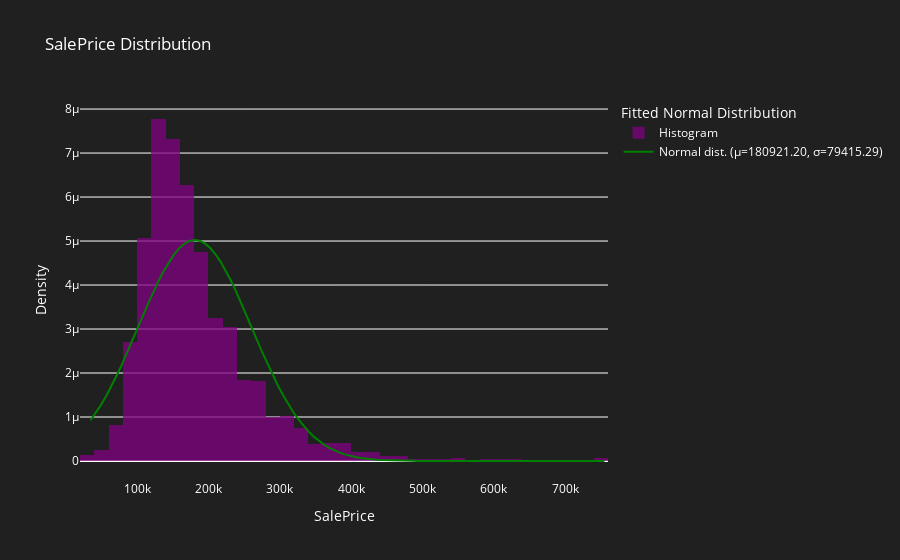

The code cell stored with this chart in its notebook:
### Code cell
import scipy.stats as stats

#Fit a normal distribution to the SalePrice data
mu, sigma = stats.norm.fit(df['SalePrice'])
mu, sigma 

#Create a histogram of the SalePrice column
hist_data = go.Histogram(x=df['SalePrice'], nbinsx=50, name="Histogram", opacity=0.75, histnorm='probability density', marker=dict(color='purple'))

# Calculate the normal distribution based on fiited parameters
x_norm = np.linspace(df['SalePrice'].min(),df['SalePrice'].max(), 100)
y_norm = stats.norm.pdf(x_norm, mu, sigma)

# Overlay

norm_data = go.Scatter(x=x_norm, y=y_norm, mode="lines", name=f"Normal dist. (μ={mu:.2f}, σ={sigma:.2f})", line=dict(color="green"))

fig = go.Figure(data=[hist_data, norm_data])


fig.update_layout(
    title="SalePrice Distribution",
    xaxis_title="SalePrice",
    yaxis_title = "Density",
    legend_title_text="Fitted Normal Distribution",
    plot_bgcolor='rgba(32, 32, 32, 1)',
    paper_bgcolor='rgba(32, 32, 32, 1)',
    font=dict(color='white')
)

### Figure 1 — Plotly figure (JSON) as saved in the notebook; plotly's stock layout.template omitted (floating-point values rounded to 4 significant figures; data arrays with more than 128 entries replaced by an {"elided": "..."} marker saying what was removed)
{"data": [{"histnorm": "probability density", "marker": {"color": "purple"}, "name": "Histogram", "nbinsx": 50, "opacity": 0.75, "type": "histogram", "x": {"elided": "1460 int values"}}, {"line": {"color": "green"}, "mode": "lines", "name": "Normal dist. (μ=180921.20, σ=79415.29)", "type": "scatter", "x": [34900, 42170.0, 49450.0, 56720.0, 63990.0, 71270.0, 78540.0, 85820.0, 93090.0, 100400.0, 107600.0, 114900.0, 122200.0, 129500.0, 136700.0, 144000.0, 151300.0, 158600.0, 165800.0, 173100.0, 180400.0, 187600.0, 194900.0, 202200.0, 209500.0, 216700.0, 224000.0, 231300.0, 238600.0, 245800.0, 253100.0, 260400.0, 267700.0, 274900.0, 282200.0, 289500.0, 296800.0, 304000.0, 311300.0, 318600.0, 325800.0, 333100.0, 340400.0, 347700.0, 354900.0, 362200.0, 369500.0, 376800.0, 384000.0, 391300.0, 398600.0, 405900.0, 413100.0, 420400.0, 427700.0, 435000.0, 442200.0, 449500.0, 456800.0, 464100.0, 471300.0, 478600.0, 485900.0, 493100.0, 500400.0, 507700.0, 515000.0, 522200.0, 529500.0, 536800.0, 544100.0, 551300.0, 558600.0, 565900.0, 573200.0, 580400.0, 587700.0, 595000.0, 602300.0, 609500.0, 616800.0, 624100.0, 631300.0, 638600.0, 645900.0, 653200.0, 660400.0, 667700.0, 675000.0, 682300.0, 689500.0, 696800.0, 704100.0, 711400.0, 718600.0, 725900.0, 733200.0, 740500.0, 747700.0, 755000], "y": [9.265e-07, 1.092e-06, 1.276e-06, 1.479e-06, 1.699e-06, 1.937e-06, 2.188e-06, 2.452e-06, 2.725e-06, 3.003e-06, 3.282e-06, 3.556e-06, 3.821e-06, 4.072e-06, 4.303e-06, 4.509e-06, 4.685e-06, 4.828e-06, 4.934e-06, 4.999e-06, 5.023e-06, 5.006e-06, 4.946e-06, 4.846e-06, 4.709e-06, 4.538e-06, 4.336e-06, 4.108e-06, 3.86e-06, 3.597e-06, 3.323e-06, 3.045e-06, 2.767e-06, 2.493e-06, 2.227e-06, 1.973e-06, 1.734e-06, 1.511e-06, 1.305e-06, 1.118e-06, 9.502e-07, 8.006e-07, 6.689e-07, 5.542e-07, 4.553e-07, 3.71e-07, 2.997e-07, 2.401e-07, 1.908e-07, 1.503e-07, 1.174e-07, 9.097e-08, 6.989e-08, 5.324e-08, 4.022e-08, 3.014e-08, 2.239e-08, 1.649e-08, 1.205e-08, 8.729e-09, 6.271e-09, 4.467e-09, 3.156e-09, 2.211e-09, 1.536e-09, 1.058e-09, 7.228e-10, 4.896e-10, 3.289e-10, 2.191e-10, 1.447e-10, 9.482e-11, 6.159e-11, 3.968e-11, 2.534e-11, 1.605e-11, 1.009e-11, 6.282e-12, 3.881e-12, 2.377e-12, 1.444e-12, 8.697e-13, 5.195e-13, 3.077e-13, 1.808e-13, 1.053e-13, 6.082e-14, 3.484e-14, 1.979e-14, 1.114e-14, 6.225e-15, 3.448e-15, 1.894e-15, 1.032e-15, 5.572e-16, 2.984e-16, 1.585e-16, 8.348e-17, 4.36e-17, 2.258e-17]}], "layout": {"font": {"color": "white"}, "legend": {"title": {"text": "Fitted Normal Distribution"}}, "paper_bgcolor": "rgba(32, 32, 32, 1)", "plot_bgcolor": "rgba(32, 32, 32, 1)", "title": {"text": "SalePrice Distribution"}, "xaxis": {"title": {"text": "SalePrice"}}, "yaxis": {"title": {"text": "Density"}}}}
